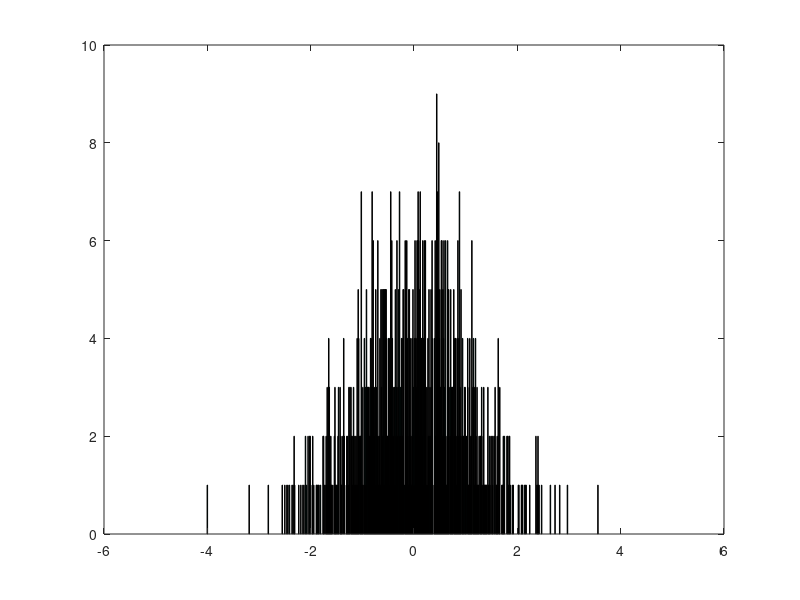
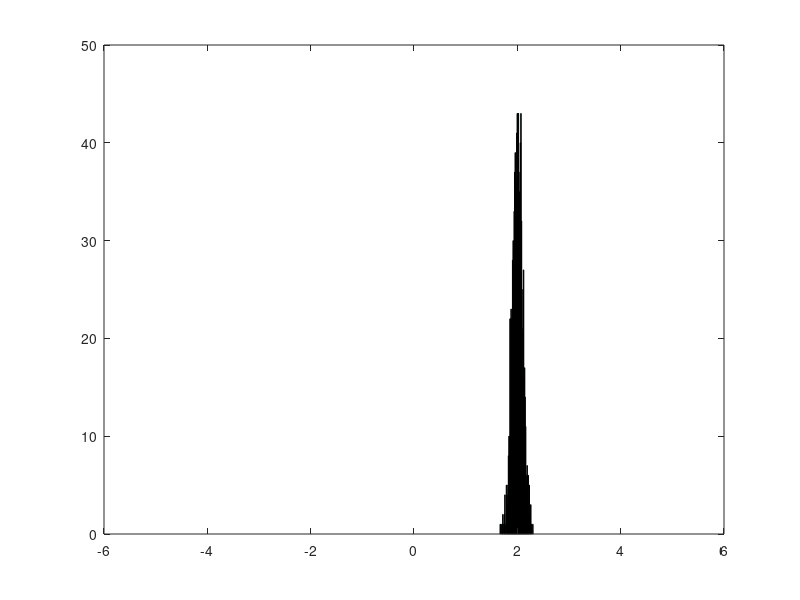

Write the MATLAB code that produced these figures, in order.
clear; clc;
x=-4:0.01:5

y1 = randn([1 1000]);
figure;
hist(y1,x);

y2 = normrnd(2,0.1,[1 1000]);
figure;
hist(y2,x);